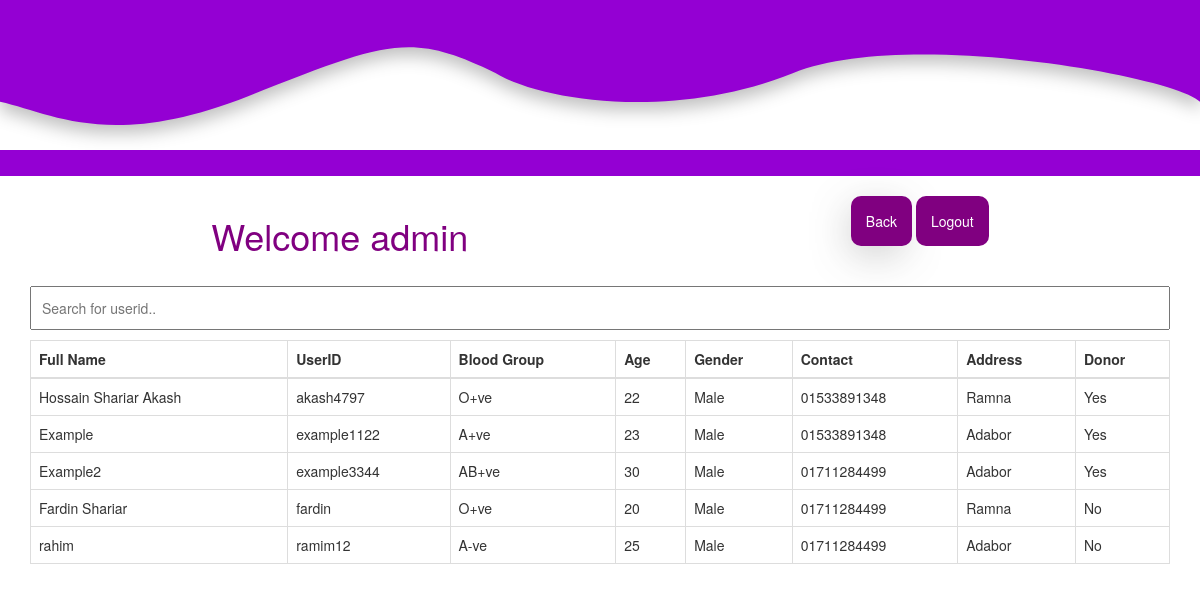
The page /admin/allusers.php (signed in) on the database its author committed.
### tables this page shows
CREATE TABLE `user` (
  `Full Name` varchar(255) NOT NULL,
  `UserId` char(30) NOT NULL,
  `Password` varchar(255) NOT NULL,
  `Blood Group` varchar(20) NOT NULL,
  `Age` int(11) NOT NULL,
  `Gender` varchar(20) NOT NULL,
  `contact` char(30) NOT NULL,
  `Address` varchar(255) NOT NULL,
  `isdonor` tinyint(1) DEFAULT 0
);

### admin/allusers.php (the view, shortened to what this page needs)
<!DOCTYPE html>
<html lang="en">
<head>
    <link rel="stylesheet" href="https://maxcdn.bootstrapcdn.com/bootstrap/3.4.1/css/bootstrap.min.css">
</head>
<body>
    <nav>
    </nav>
    <div class="navu">
    <h1>Welcome <?php echo $_SESSION['userid']; ?> </h1>
         <div class="buttons">
         <button onclick="goBack();">Back</button>
         <a class="logout" href="logout.php">Logout</a>
         </div>
    </div>
        <section class="allusers">
            <div class="container">
            <div class="search-user-id">
                <input id="search-id-input" onkeyup="searchname()" type="text" placeholder="Search for userid..">
            </div>
                <table id="myTable" class="table table-bordered">
                    <th>Full Name</th>
                    <th>UserID</th>
                    <th>Blood Group</th>
                    <th>Age</th>
                    <th>Gender</th>
                    <th>Contact</th>
                    <th>Address</th>
                    <th>Donor</th>
                    <tbody>
                        <?php
                            require("../connectiondb.php");
                            $sql = "SELECT * FROM user";
                            $result = mysqli_query($con,$sql);
                            if (mysqli_num_rows($result) > 0) {
                                while($row = mysqli_fetch_assoc($result)) {
                                  echo "<tr> <td>" . $row['Full Name'] . " </td>";
                                  echo "<td>". $row['UserId'] ."</td>";
                                  echo "<td>". $row['Blood Group'] ."</td>";
                                  echo "<td>". $row['Age'] ."</td>";
                                  echo "<td>". $row['Gender'] ."</td>";
                                  echo "<td>". $row['contact'] ."</td>";
                                  echo "<td>". $row['Address'] ."</td>";
                                  echo "<td>". ($row['isdonor'] == 1? "Yes" : "No") ."</td>";
                                  echo "</tr>";
                                }
                              }
                        ?>
                    </tbody>
                </table>
            </div>
        </section>
</body>
</html>

### admin/allusers.php (style rules this page uses)
* { margin: 0; padding: 0; box-sizing: border-box; }
button { padding: 1.5rem; background-color: purple; color: white; border: none; border-radius: 10px; -webkit-box-shadow: -5px 10px 47px -15px rgba(0,0,0,0.75); -moz-box-shadow: -5px 10px 47px -15px rgba(0,0,0,0.75); box-shadow: -5px 10px 47px -15px rgba(0,0,0,0.75); }
.logout { text-decoration: none; padding: 1.5rem; background-color: purple; color: white; border: none; border-radius: 10px; }
nav { display: flex; justify-content: space-around; align-items: flex-start; padding: 2rem; height: 176px; background-image: url("../assets/nav.svg"); background-size: contain; color: white; }
.search-user-id { margin-bottom: 10px; }
.search-user-id input { padding: 10px; width: 100%; }
.navu { display: flex; justify-content: space-around; align-items: flex-start; padding: 2rem; color: purple; }

### rows shown on the page
user: Full Name "Hossain Shariar Akash", UserId "akash4797", Blood Group "O+ve", Age "22", Gender "Male", contact "01533891348", Address "Ramna", isdonor "Yes"
user: Full Name "Example", UserId "example1122", Blood Group "A+ve", Age "23", Gender "Male", contact "01533891348", Address "Adabor", isdonor "Yes"
user: Full Name "Example2", UserId "example3344", Blood Group "AB+ve", Age "30", Gender "Male", contact "01711284499", Address "Adabor", isdonor "Yes"
user: Full Name "Fardin Shariar", UserId "fardin", Blood Group "O+ve", Age "20", Gender "Male", contact "01711284499", Address "Ramna", isdonor "No"
user: Full Name "rahim", UserId "ramim12", Blood Group "A-ve", Age "25", Gender "Male", contact "01711284499", Address "Adabor", isdonor "No"

### other values the page prints
$_SESSION['userid'] "admin"
